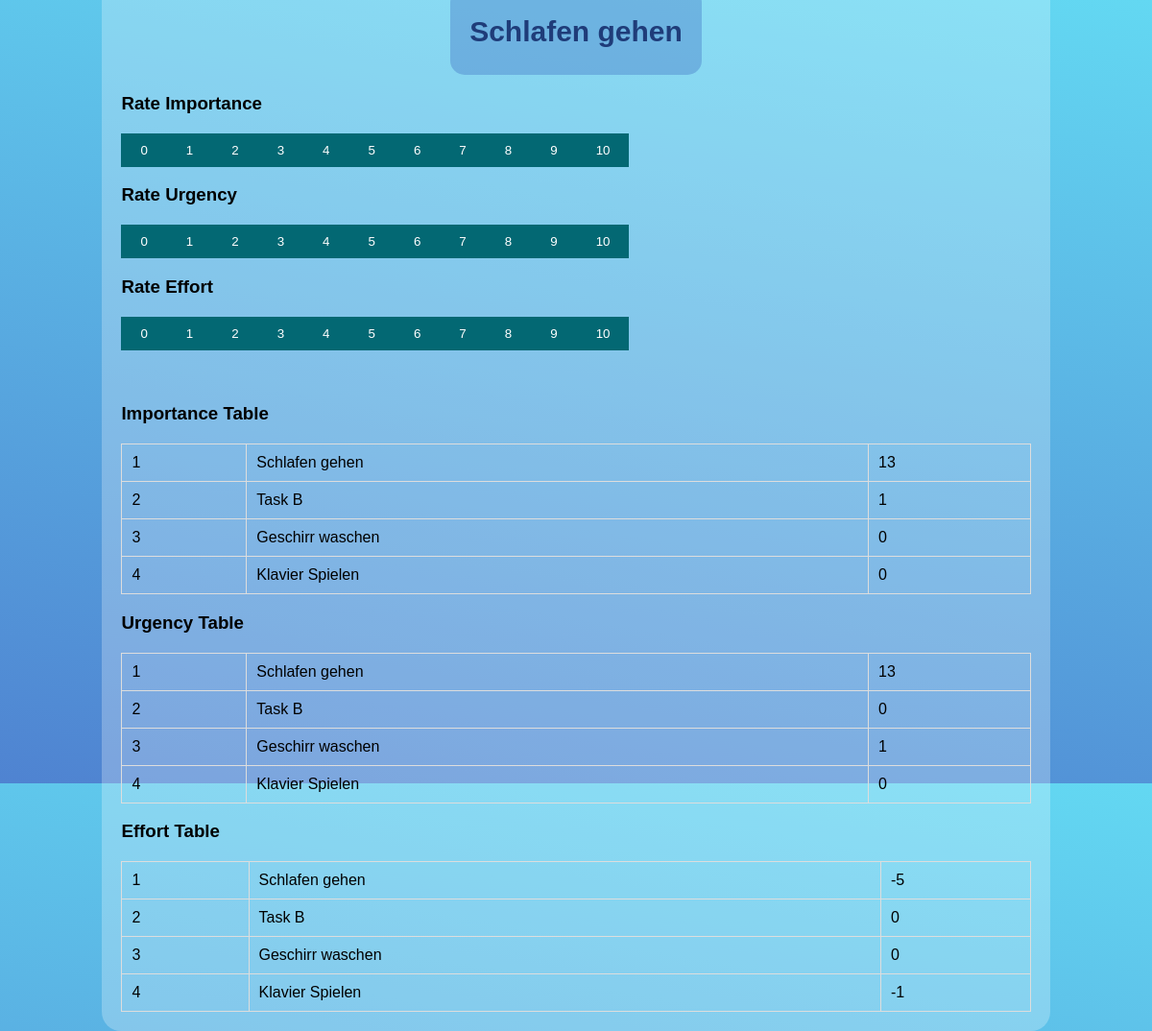
/evaluate_tasks, run on the app's committed database.
### main_app.py (models this page shows, shortened)
class IT_db(db.Model):
    task_id=db.Column(db.Integer, primary_key=True)
    name=db.Column(db.String(200), nullable=False)
    Importance_Score=db.Column(db.Integer)

class UT_db(db.Model):
    task_id=db.Column(db.Integer, primary_key=True)
    name=db.Column(db.String(200), nullable=False)
    Urgency_Score=db.Column(db.Integer)

class ET_db(db.Model):
    task_id=db.Column(db.Integer, primary_key=True)
    name=db.Column(db.String(200), nullable=False)
    Effort_Score=db.Column(db.Integer)

### main_app.py (the view)
@app.route('/evaluate_tasks', methods=['GET', 'POST'])
def evaluate_tasks_route():
    global tasks_list, first_task, IT_is_rated, UT_is_rated, ET_is_rated
    print('\nEVALUATE PAGE') # Debugging
    print("IT_is_rated: ", IT_is_rated) # Debugging
    print("UT_is_rated: ", UT_is_rated) # Debugging
    print("ET_is_rated: ", ET_is_rated) # Debugging
    print('Pop on: ', pop_task) # Debugging
    if not pop_task:
        tasks_list = get_tasks_list()
    print('Task List:\n', tasks_list) # Debugging
    if tasks_list:
        first_task = tasks_list[0]
    IT_df, UT_df, ET_df = evaluate_tasks(df_tasks)
    IT_list = IT_db.query.all()
    UT_list = UT_db.query.all()
    ET_list = ET_db.query.all()
    return render_template('evaluate.html', title='Evaluate Page',
                           IT_df=IT_df, UT_df=UT_df, ET_df=ET_df,
                           IT_list=IT_list, UT_list=UT_list, ET_list= ET_list,
                           first_task=first_task, attribute=attribute,
                           IT_is_rated=IT_is_rated, UT_is_rated=UT_is_rated, ET_is_rated=ET_is_rated)

### WEBAPP_funcs.py (called while the page is built)
def evaluate_tasks(df_tasks):
    tasks = df_tasks['Tasks'].tolist()
    IT_df = pd.DataFrame({'Tasks': tasks, 'Importance_Score': 0})
    UT_df = pd.DataFrame({'Tasks': tasks, 'Urgency_Score': 0})
    ET_df = pd.DataFrame({'Tasks': tasks, 'Effort_Score': 0})
    for task in tasks:
        importance_key = f"importance_{task}"
        urgency_key = f"urgency_{task}"
        effort_key = f"effort_{task}"
        importance_score = 1
        urgency_score = 2
        effort_score = 3
        IT_df.loc[IT_df['Tasks'] == task, 'Importance_Score'] = importance_score
        UT_df.loc[UT_df['Tasks'] == task, 'Urgency_Score'] = urgency_score
        ET_df.loc[ET_df['Tasks'] == task, 'Effort_Score'] = effort_score
    return IT_df, UT_df, ET_df

### templates/evaluate.html (shortened to what this page needs)
<!DOCTYPE html>
<html lang="de">
<head>
    <link rel="stylesheet" href="{{ url_for('static', filename='style_evaluate.css')}}">
</head>
<body>
    <div class="container" >
        <br>
        <div class="center">
            <h4>{{ first_task }}</h4>
        </div>
        <h3>Rate Importance</h3>
        <div class="btn-group">
            <form action=/update_scores method="POST">
                <button type="submit" name="IT_value" value="0">0</button>
            </form>
            <form action=/update_scores method="POST">
                <button type="submit" name="IT_value" value="1">1</button>
            </form>
            <form action=/update_scores method="POST">
                <button type="submit" name="IT_value" value="2">2</button>
            </form>
            <form action=/update_scores method="POST">
                <button type="submit" name="IT_value" value="3">3</button>
            </form>
            <form action=/update_scores method="POST">
                <button type="submit" name="IT_value" value="4">4</button>
            </form>
            <form action=/update_scores method="POST">
                <button type="submit" name="IT_value" value="5">5</button>
            </form>
            <form action=/update_scores method="POST">
                <button type="submit" name="IT_value" value="6">6</button>
            </form>
            <form action=/update_scores method="POST">
                <button type="submit" name="IT_value" value="7">7</button>
            </form>
            <form action=/update_scores method="POST">
                <button type="submit" name="IT_value" value="8">8</button>
            </form>
            <form action=/update_scores method="POST">
                <button type="submit" name="IT_value" value="9">9</button>
            </form>
            <form action=/update_scores method="POST">
                <button type="submit" name="IT_value" value="10">10</butto
                    n></form>
        </div>
        <h3>Rate Urgency</h3>
        <div class="btn-group">
            <form action=/update_scores method="POST">
                <button type="submit" name="UT_value" value="0">0</button>
            </form>
            <form action=/update_scores method="POST">
                <button type="submit" name="UT_value" value="1">1</button>
            </form>
            <form action=/update_scores method="POST">
                <button type="submit" name="UT_value" value="2">2</button>
            </form>
            <form action=/update_scores method="POST">
                <button type="submit" name="UT_value" value="3">3</button>
            </form>
            <form action=/update_scores method="POST">
                <button type="submit" name="UT_value" value="4">4</button>
            </form>
            <form action=/update_scores method="POST">
                <button type="submit" name="UT_value" value="5">5</button>
            </form>
            <form action=/update_scores method="POST">
                <button type="submit" name="UT_value" value="6">6</button>
            </form>
            <form action=/update_scores method="POST">
                <button type="submit" name="UT_value" value="7">7</button>
            </form>
            <form action=/update_scores method="POST">
                <button type="submit" name="UT_value" value="8">8</button>
            </form>
            <form action=/update_scores method="POST">
                <button type="submit" name="UT_value" value="9">9</button>
            </form>
            <form action=/update_scores method="POST">
                <button type="submit" name="UT_value" value="10">10</button>
            </form>
        </div>
        <h3>Rate Effort</h3>
        <div class="btn-group">
            <form action=/update_scores method="POST">
                <button type="submit" name="ET_value" value="0">0</button>
            </form>
            <form action=/update_scores method="POST">
                <button type="submit" name="ET_value" value="1">1</button>
            </form>
            <form action=/update_scores method="POST">
                <button type="submit" name="ET_value" value="2">2</button>
            </form>
            <form action=/update_scores method="POST">
                <button type="submit" name="ET_value" value="3">3</button>
            </form>
            <form action=/update_scores method="POST">
                <button type="submit" name="ET_value" value="4">4</button>
            </form>
            <form action=/update_scores method="POST">
                <button type="submit" name="ET_value" value="5">5</button>
            </form>
            <form action=/update_scores method="POST">
                <button type="submit" name="ET_value" value="6">6</button>
            </form>
            <form action=/update_scores method="POST">
                <button type="submit" name="ET_value" value="7">7</button>
            </form>
            <form action=/update_scores method="POST">
                <button type="submit" name="ET_value" value="8">8</button>
            </form>
            <form action=/update_scores method="POST">
                <button type="submit" name="ET_value" value="9">9</button>
            </form>
            <form action=/update_scores method="POST">
                <button type="submit" name="ET_value" value="10">10</button>
            </form>
        </div>
        <br><br>
        <h3>Importance Table</h3>
        <table>
            <tbody>
                {%for IT in IT_list%}
                <tr>
                    <td>{{IT.task_id}}</td>
                    <td>{{IT.name}}</td>
                    <td>{{IT.Importance_Score}}</td>
                </tr>
                {%endfor%}
            </tbody>
        </table>
        <h3>Urgency Table</h3>
        <table>
            <tbody>
                {%for UT in UT_list%}
                <tr>
                    <td>{{UT.task_id}}</td>
                    <td>{{UT.name}}</td>
                    <td>{{UT.Urgency_Score}}</td>
                </tr>
                {%endfor%}
            </tbody>
        </table>
        <h3>Effort Table</h3>
        <table>
            <tbody>
                {%for ET in ET_list%}
                <tr>
                    <td>{{ET.task_id}}</td>
                    <td>{{ET.name}}</td>
                    <td>{{ET.Effort_Score}}</td>
                </tr>
                {%endfor%}
            </tbody>
        </table>
    </div>
</body>
</html>

### static/style_evaluate.css (style rules this page uses)
body { font-family: Arial, sans-serif; background-color: #f5f8fa; background: linear-gradient(10deg, #4f83d1, #63D8F2); display: flex; flex-direction: column; align-items: center; justify-content: center; height: 100vh; }
.container { background-color: rgba(255, 255, 255, 0.25); width: 80%; margin: auto; padding: 20px; border-radius: 20px; }
.center { margin: auto; padding: 20px; display: flex; justify-content: center; align-items: center; background-color: #2e5ab84e; width: fit-content; height: 50px; border: 0px; border-radius: 15px; }
.btn-group button { background-color: #036873; color: white; float: left; padding: 10px 20px; border: none; border-radius: 0px; cursor: pointer; transition: background-color 0s, color 0s, border-color 0s; }
.btn-group:after { content: ""; clear: both; display: table; }
form button { background-color: #cacaca00; color: #333; padding: 10px 20px; border: 1px solid #33333300; border-radius: 5px; cursor: pointer; transition: background-color 0.3s, color 0.3s, border-color 0.3s; }
h4 { color: #1f3c79; border: none; border-radius: 5px; cursor: pointer; font-size: 30px; }
table { width: 100%; border-collapse: collapse; margin-top: 20px; }
table th, table td { padding: 10px; border: 1px solid #ddd; }
form { margin-bottom: 20px; }

### data on the page
IT_db: task_id "1", name "Schlafen gehen", Importance_Score "13"
IT_db: task_id "2", name "Task B", Importance_Score "1"
IT_db: task_id "3", name "Geschirr waschen", Importance_Score "0"
IT_db: task_id "4", name "Klavier Spielen", Importance_Score "0"
UT_db: task_id "1", name "Schlafen gehen", Urgency_Score "13"
UT_db: task_id "2", name "Task B", Urgency_Score "0"
UT_db: task_id "3", name "Geschirr waschen", Urgency_Score "1"
UT_db: task_id "4", name "Klavier Spielen", Urgency_Score "0"
ET_db: task_id "1", name "Schlafen gehen", Effort_Score "-5"
ET_db: task_id "2", name "Task B", Effort_Score "0"
ET_db: task_id "3", name "Geschirr waschen", Effort_Score "0"
ET_db: task_id "4", name "Klavier Spielen", Effort_Score "-1"

### other printed values
{{ first_task }} "Schlafen gehen"
